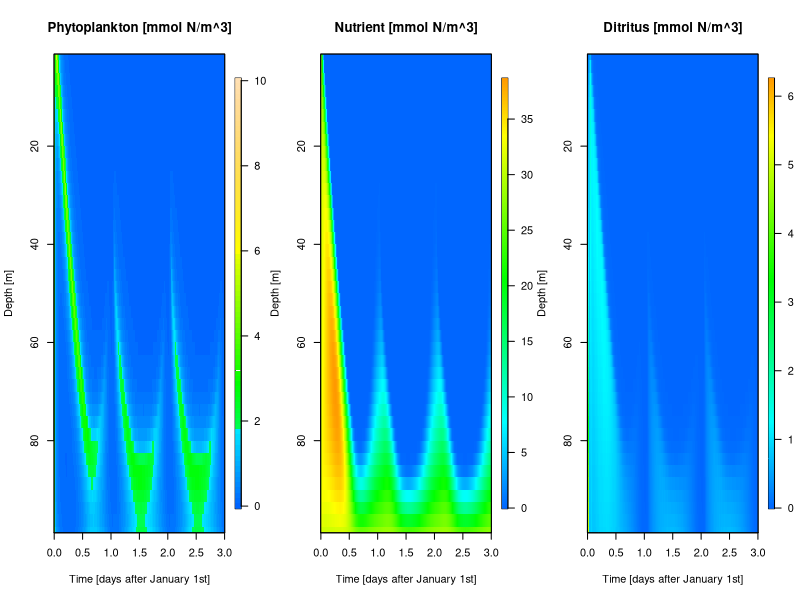
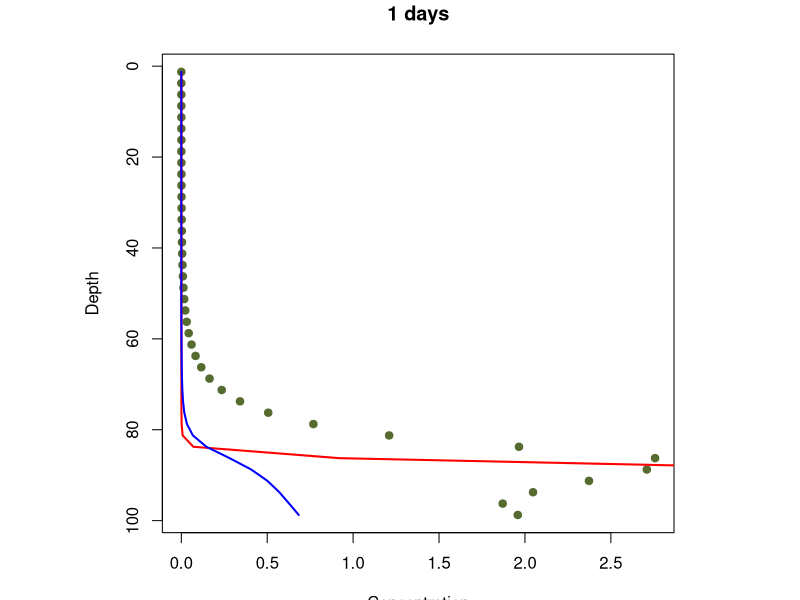
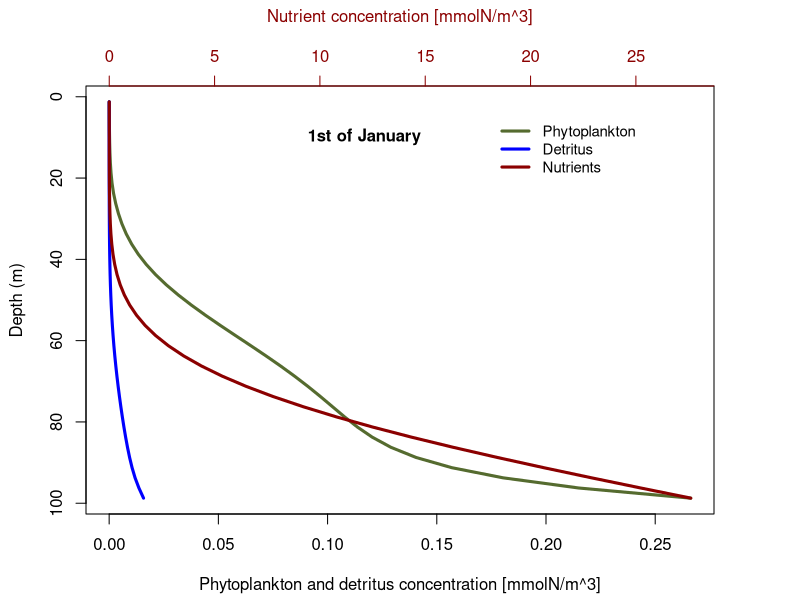
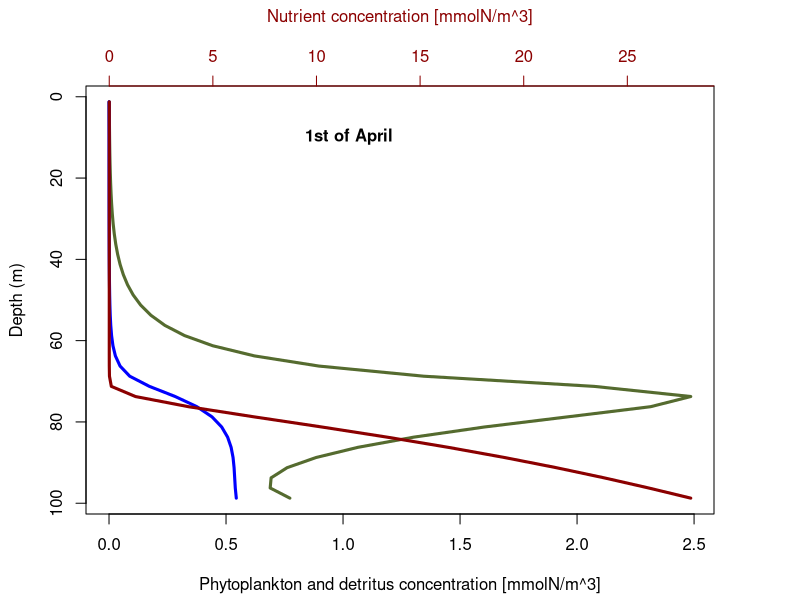
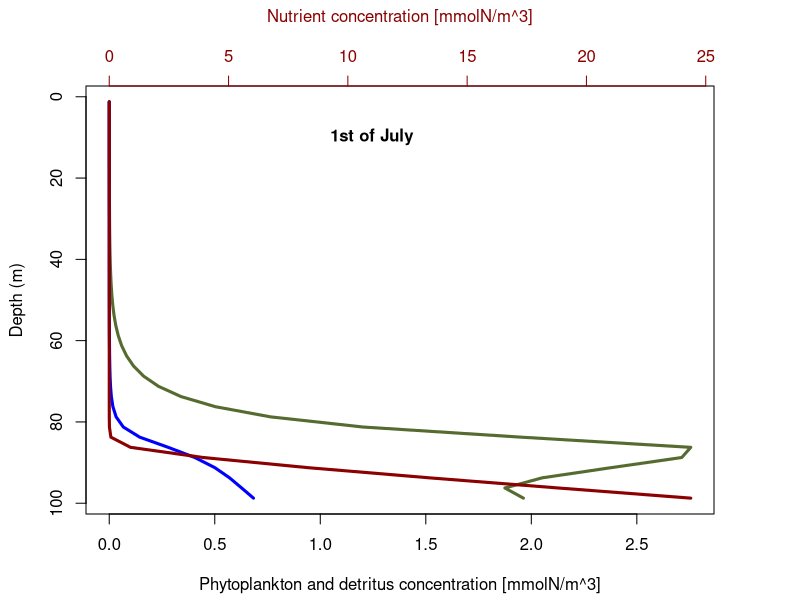
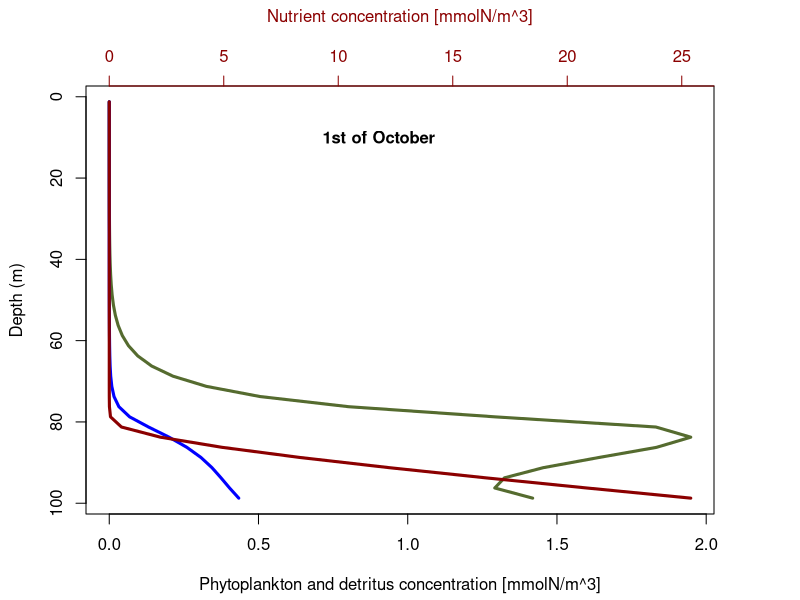
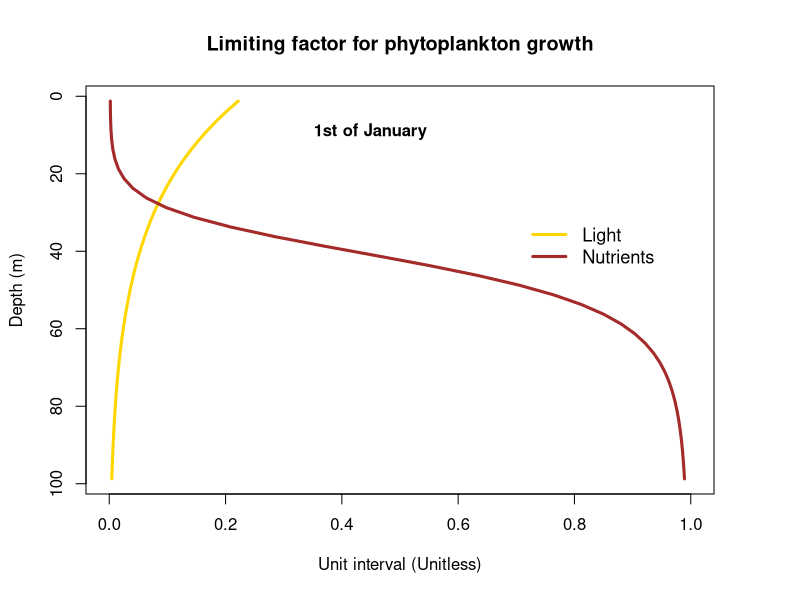
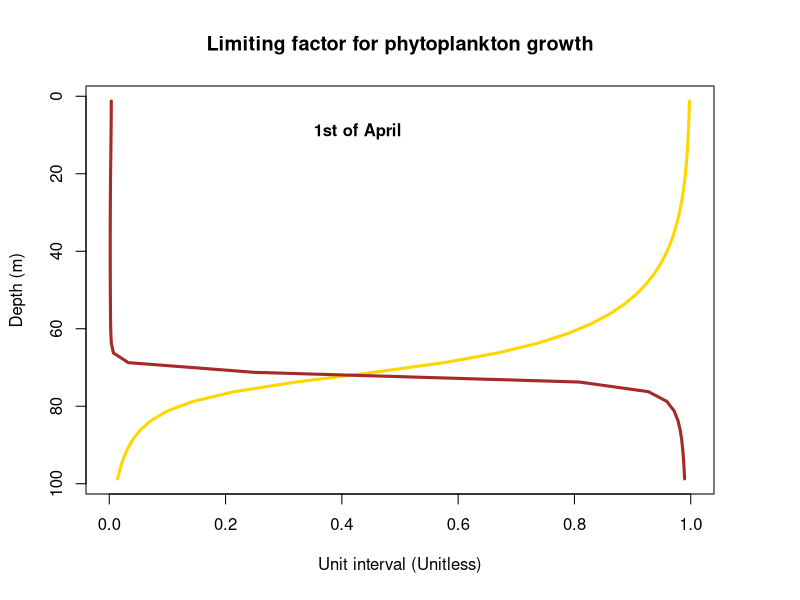

Reproduce these figures in R, in order.
########################### DAY 3 ###########################
library(deSolve)
library(fields)

# Create an empty list to add the parameters
param <- list()

# Define parameters 
param$I0 <- 1000 # incoming light radiation at surface (micro mol photons / (m2*s); uEinstein)
param$kw <- 0.0375 # light absorbed by water (1/m)
param$kc <- 0.05 # light absorbed by phyto plankton (m^2/mmol N)
param$gmax <- 1.5 # maximum growth (1/d)
param$alpha <- 0.1/(param$I0/200) # Slope of the PI-curve (1/(uEinstein*d)
param$HN <- 0.3 # Half saturation constant for nutrients (mmol N/m^3)
param$m <- 0.03 # specific loss rate (1/d)
param$gamma <- 0.1 # Grazing parameter (m^3/(mmol N * d))
param$eps <- 0.1 # remineralization (1/d)
param$Dv <- 5/(10**(5))*3600*24 # Diffusivity (m^2/d)  
param$ud <- 15 # Settling velocity (m/d)
param$up <- 0.5 # Settling velocity (m/d)
param$Nb <- 30 # nutrient content at the bottom (mmol N/m^3) 
param$dz <- 2.5 # grid spacing (m)
param$z <- seq(param$dz/2,100,by = param$dz) # depth (m)
param$n <- length(param$z) # number of grid cells
pee <- 555

# Define initial conditions - concentrations of phytoplankton and nutrients
PND <- c(rep(10,param$n),rep(param$Nb, param$n),rep(0,param$n))

# Create a function
# the 22*pi/365 to push it back to the 21st December
# lowest light at 21st of December 

CalLight <- function(t,P,D, param) {
  season <- 1+cos(pi + (2*pi)/365*t + 22*pi/365)
  
  Q <- param$kc * param$dz * ((cumsum(P) - P/2) + (cumsum(D) - D/2))
  
  I <- param$I0 * exp(-param$kw * param$z - Q) * season
  
  return(I)
}




# Create function that creates the differential equation at each step
FuncPND <- function(t, PND, param) {
  P <- PND[1:param$n]
  N <- PND[(1+param$n):(2*param$n)]
  D <- PND[(2*param$n+1):(3*param$n)]
 
  # Phytoplankton flux
  Jap <- rep(0,param$n+1)
  Jdp <- rep(0,param$n+1)
  
  for (i in 2:param$n){
    Jap[i] <- param$up * P[i-1]
    Jdp[i] <- -param$Dv * (P[i] - P[i-1]) / param$dz
  }
  
  # Advective flux boundary
  Jap[1] = 0
  Jap[param$n+1] = 0
  
  # Diffusive flux boundary
  Jdp[1] = 0
  Jdp[param$n+1] = 0
  
  Jp = Jap + Jdp
  
  # Nutrient flux
  Jdn <- rep(0,param$n+1)
  
  for (i in 2:param$n){
    Jdn[i] <- -param$Dv * (N[i] - N[i-1]) / param$dz
  }
  
  
  # Diffusive flux boundary
  Jdn[1] = 0
  Jdn[param$n+1] = -param$Dv*(param$Nb-N[param$n])/param$dz
  
  Jn = Jdn
  
  # Detritus flux 
  Jad <- rep(0,param$n+1)
  Jdd <- rep(0,param$n+1)
  
  for (i in 2:param$n){
    Jad[i] <- param$ud * D[i-1]
    Jdd[i] <- -param$Dv * (D[i] - D[i-1]) / param$dz
  }
  
  # Advective flux boundary
  Jad[1] = 0
  Jad[param$n+1] = param$ud*D[param$n]
  
  # Diffusive flux boundary
  Jdd[1] = 0
  Jdd[param$n+1] = 0
  
  Jd = Jad + Jdd
  
  
  I <- CalLight(t,P,D,param)
  
  g <- param$gmax * pmin(param$alpha*I / sqrt((param$alpha*I)**2 + param$gmax**2),N/(N+param$HN)) 
  
  dPdT <- -(Jp[2:(param$n+1)] - Jp[1:param$n]) / param$dz + (g- param$m-param$gamma*P) * P
  
  dNdT <- -g*P +param$eps*D-(Jn[2:(param$n+1)] - Jn[1:param$n]) / param$dz
  
  dDdT <- -(Jd[2:(param$n+1)] - Jd[1:param$n]) / param$dz + (param$m+param$gamma*P) * P-param$eps*D
  
  
  return(list(c(dPdT,dNdT, dDdT)))
}




# Define time step
time <-seq(0,365*3, by=1)

# Solve our differential equation
start.time <- Sys.time()
res <- ode(PND, time, FuncPND, param)
end.time <- Sys.time()
time.taken <- end.time - start.time
print(paste("Runtime=",as.character(round(time.taken,1)),"s"))
P <- res[,2:(param$n+1)]
N <- res[,(param$n+2):(param$n*2+1)]
D <- res[,(param$n*2+2):(param$n*3+1)]



# Surface plot of phytoplankton
par(mfrow=c(1,3))
#par(mfrow=c(1,1))
image.plot(time/365, param$z, P, ylim = rev(range(param$z)), col = topo.colors(100)[20:100],
           xlab = "Time [days after January 1st]", ylab = "Depth [m]",
           main = "Phytoplankton [mmol N/m^3]")
box()


# Surface plot of Nutrients
image.plot(time/365, param$z, N, ylim = rev(range(param$z)), col = rev(rainbow(300, start= 0.1, end = 0.6)),
           xlab = "Time [days after January 1st]", ylab = "Depth [m]",
           main = "Nutrient [mmol N/m^3]")
box()


# Surface plot of Detritus
image.plot(time/365, param$z, D, ylim = rev(range(param$z)), col =rev(rainbow(300, start= 0.1, end = 0.6)),
           xlab = "Time [days after January 1st]", ylab = "Depth [m]",
           main = "Ditritus [mmol N/m^3]")
box()


par(mfrow=c(1,1))
plot(P[365+180,], param$z, ylim = rev(range(param$z)), pch = 19, col = "darkolivegreen", main = "1 days", ylab = "Depth", xlab = "Concentration")
points(N[365+180,], param$z, ylim = rev(range(param$z)), type = 'l', pch = 19, col = "red",cex = 0.5,lwd = 2)
points(D[365+180,], param$z, ylim = rev(range(param$z)), type = 'l', pch = 19, col = "blue",cex = 0.5,lwd = 2)


# VERTICAL PROFILE FOR STEADY STATE QUESTION - WINTER
par(mfrow=c(1,1))
par(mar = c(4, 4, 4, 4) + 0.3) 
plot(P[2*365,], param$z, ylim = rev(range(param$z)), type='l', lwd=3, col = "darkolivegreen", xlab = "", ylab = "Depth (m)", xaxt = "n")
points(D[2*365,], param$z, ylim = rev(range(param$z)), type='l', lwd=3, col = "blue", xlab = "", ylab = "")
axis(1, col = "black", col.ticks = "black", col.axis = "black", col.lab="black")
mtext("Phytoplankton and detritus concentration [mmolN/m^3]", side = 1, line = 3, col = "black") 
par(new = TRUE) 
plot(N[2*365,], param$z, ylim = rev(range(param$z)), type='l', lwd=3, col = "darkred", 
     axes = FALSE, xlab = "", ylab = "")
axis(side = 3, at = pretty(range(N[2*365,])), col = "darkred", col.ticks = "darkred", col.axis = "darkred", col.lab="darkred")
mtext("Nutrient concentration [mmolN/m^3]", side = 3, line = 3, col = "darkred") 
legend(18,4, legend = c("Phytoplankton","Detritus","Nutrients"), col = c("darkolivegreen","blue","darkred"), lty = 1, cex = 0.9, lwd=3, box.col = "white")
legend(8,5, legend = substitute(paste(bold("1st of January"))), box.col = "white")


# VERTICAL PROFILE FOR STEADY STATE QUESTION - SPRING
par(mfrow=c(1,1))
par(mar = c(4, 4, 4, 4) + 0.3) 
plot(P[2*365+90,], param$z, ylim = rev(range(param$z)), type='l', lwd=3, col = "darkolivegreen", xlab = "", ylab = "Depth (m)", xaxt = "n")
points(D[2*365+90,], param$z, ylim = rev(range(param$z)), type='l', lwd=3, col = "blue", xlab = "", ylab = "")
axis(1, col = "black", col.ticks = "black", col.axis = "black", col.lab="black")
mtext("Phytoplankton and detritus concentration [mmolN/m^3]", side = 1, line = 3, col = "black") 
par(new = TRUE) 
plot(N[2*365+90,], param$z, ylim = rev(range(param$z)), type='l', lwd=3, col = "darkred", 
     axes = FALSE, xlab = "", ylab = "")
axis(side = 3, at = pretty(range(N[2*365+90,])), col = "darkred", col.ticks = "darkred", col.axis = "darkred", col.lab="darkred")
mtext("Nutrient concentration [mmolN/m^3]", side = 3, line = 3, col = "darkred") 
#legend("right", legend = c("Phytoplankton","Detritus","Nutrients"), col = c("darkolivegreen","blue","darkred"), lty = 1, cex = 0.8, lwd=3)
legend(8,5, legend = substitute(paste(bold("1st of April"))),box.col = "white")

# VERTICAL PROFILE FOR STEADY STATE QUESTION - SUMMER
par(mfrow=c(1,1))
par(mar = c(4, 4, 4, 4) + 0.3) 
plot(P[2*365+181,], param$z, ylim = rev(range(param$z)), type='l', lwd=3, col = "darkolivegreen", xlab = "", ylab = "Depth (m)", xaxt = "n")
points(D[2*365+181,], param$z, ylim = rev(range(param$z)), type='l', lwd=3, col = "blue", xlab = "", ylab = "")
axis(1, col = "black", col.ticks = "black", col.axis = "black", col.lab="black")
mtext("Phytoplankton and detritus concentration [mmolN/m^3]", side = 1, line = 3, col = "black") 
par(new = TRUE) 
plot(N[2*365+181,], param$z, ylim = rev(range(param$z)), type='l', lwd=3, col = "darkred", 
     axes = FALSE, xlab = "", ylab = "")
axis(side = 3, at = pretty(range(N[2*365+181,])), col = "darkred", col.ticks = "darkred", col.axis = "darkred", col.lab="darkred")
mtext("Nutrient concentration [mmolN/m^3]", side = 3, line = 3, col = "darkred") 
#legend("right", legend = c("Phytoplankton","Detritus","Nutrients"), col = c("darkolivegreen","blue","darkred"), lty = 1, cex = 0.8, lwd=3)
legend(8,5, legend = substitute(paste(bold("1st of July"))),  box.col = "white")


# VERTICAL PROFILE FOR STEADY STATE QUESTION - FALL
par(mfrow=c(1,1))
par(mar = c(4, 4, 4, 4) + 0.3) 
plot(P[2*365+273,], param$z, ylim = rev(range(param$z)), type='l', lwd=3, col = "darkolivegreen", xlab = "", ylab = "Depth (m)", xaxt = "n")
points(D[2*365+273,], param$z, ylim = rev(range(param$z)), type='l', lwd=3, col = "blue", xlab = "", ylab = "")
axis(1, col = "black", col.ticks = "black", col.axis = "black", col.lab="black")
mtext("Phytoplankton and detritus concentration [mmolN/m^3]", side = 1, line = 3, col = "black") 
par(new = TRUE) 
plot(N[2*365+273,], param$z, ylim = rev(range(param$z)), type='l', lwd=3, col = "darkred", 
     axes = FALSE, xlab = "", ylab = "")
axis(side = 3, at = pretty(range(N[2*365+273,])), col = "darkred", col.ticks = "darkred", col.axis = "darkred", col.lab="darkred")
mtext("Nutrient concentration [mmolN/m^3]", side = 3, line = 3, col = "darkred") 
#legend("right", legend = c("Phytoplankton","Detritus","Nutrients"), col = c("darkolivegreen","blue","darkred"), lty = 1, cex = 0.8, lwd=3)
legend(8,5, legend = substitute(paste(bold("1st of October"))), box.col = "white")




# LIMITATION - WINTER
Ieq <- CalLight(2*365,P[2*365,],D[2*365,], param)
fi <- param$alpha*Ieq / sqrt((param$alpha*Ieq)**2 + param$gmax**2)
fn <- N[2*365,] / (N[2*365,] + param$HN)
par(mar = c(5, 4, 4, 4) + 0.3) 
plot(fi, param$z, ylim = rev(range(param$z)), xlim=c(0,1),type='l', lwd=3, col = "gold", xlab = "Unit interval (Unitless)", ylab = "Depth (m)", main="Limiting factor for phytoplankton growth")
points(fn, param$z, ylim = rev(range(param$z)), type='l', lwd=3, col = "brown")
legend (0.7,30, legend = c("Light", "Nutrients"),lwd=3,col=c("gold","brown"), cex = 1.1, box.col = "white")
legend(0.3,4, legend = substitute(paste(bold("1st of January"))),  box.col = "white")

# LIMITATION - SPRING
Ieq <- CalLight(2*365+90,P[2*365+90,],D[2*365+90,], param)
fi <- param$alpha*Ieq / sqrt((param$alpha*Ieq)**2 + param$gmax**2)
fn <- N[2*365+90,] / (N[2*365+90,] + param$HN)
par(mar = c(5, 4, 4, 4) + 0.3) 
plot(fi, param$z, ylim = rev(range(param$z)), xlim=c(0,1),type='l', lwd=3, col = "gold", xlab = "Unit interval (Unitless)", ylab = "Depth (m)", main="Limiting factor for phytoplankton growth")
points(fn, param$z, ylim = rev(range(param$z)), type='l', lwd=3, col = "brown")
#legend (0.7,30, legend = c("Light", "Nutrients"),lwd=3,col=c("gold","brown"), cex = 1.0,box.col = "white")
legend(0.3,4, legend = substitute(paste(bold("1st of April"))),  box.col = "white")

# LIMITATION - SUMMER
Ieq <- CalLight(2*365+181,P[2*365+181,],D[2*365+181,], param)
fi <- param$alpha*Ieq / sqrt((param$alpha*Ieq)**2 + param$gmax**2)
fn <- N[2*365+181,] / (N[2*365+181,] + param$HN)
par(mar = c(5, 4, 4, 4) + 0.3) 
plot(fi, param$z, ylim = rev(range(param$z)), xlim=c(0,1),type='l', lwd=3, col = "gold", xlab = "Unit interval (Unitless)", ylab = "Depth (m)", main="Limiting factor for phytoplankton growth")
points(fn, param$z, ylim = rev(range(param$z)), type='l', lwd=3, col = "brown")
#legend (0.7,30, legend = c("Light", "Nutrients"),lwd=3,col=c("gold","brown"), cex = 1.0,box.col = "white")
legend(0.3,4, legend = substitute(paste(bold("1st of July"))),  box.col = "white")

# LIMITATION - FALL
Ieq <- CalLight(2*365+273,P[2*365+273,],D[2*365+273,], param)
fi <- param$alpha*Ieq / sqrt((param$alpha*Ieq)**2 + param$gmax**2)
fn <- N[2*365+273,] / (N[2*365+273,] + param$HN)
par(mar = c(5, 4, 4, 4) + 0.3) 
plot(fi, param$z, ylim = rev(range(param$z)), xlim=c(0,1),type='l', lwd=3, col = "gold", xlab = "Unit interval (Unitless)", ylab = "Depth (m)", main="Limiting factor for phytoplankton growth")
points(fn, param$z, ylim = rev(range(param$z)), type='l', lwd=3, col = "brown")
#legend (0.7,30, legend = c("Light", "Nutrients"),lwd=3,col=c("gold","brown"), cex = 1.0,box.col = "white")
legend(0.3,4, legend = substitute(paste(bold("1st of October"))),  box.col = "white")
